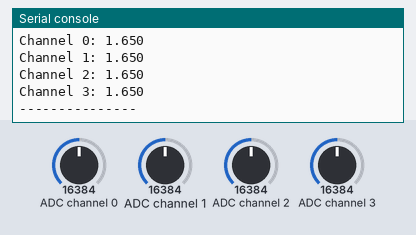
Bench run of a program on a simulated MicroPython board. Parts: the last lines printed to the serial console. Inputs (shaded band) come from the test bench; at power-on: ADC channel 0 = 16384, ADC channel 1 = 16384, ADC channel 2 = 16384, ADC channel 3 = 16384 (analog values on the 0–32767 scale). Library files of the repository ran but are not shown: ads1115.py.

Above: at 1.2 s.
1.3 s: ADC channel 0 set to 22936
2.8 s: ADC channel 1 set to 22936
4.3 s: ADC channel 2 set to 22936
At 5.6 s:
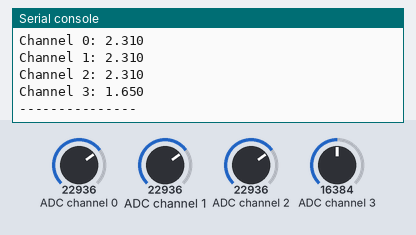
5.8 s: ADC channel 3 set to 22936
At 6.9 s:
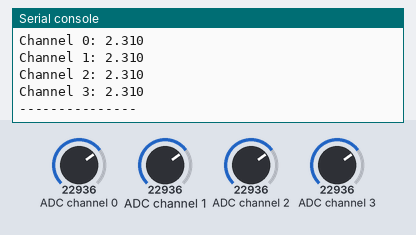
7.3 s: ADC channel 0 set to 31783
8.8 s: ADC channel 1 set to 31783
Timing chart, 0 to 11.3 s (numbered marks = the images above; inputs shaded):
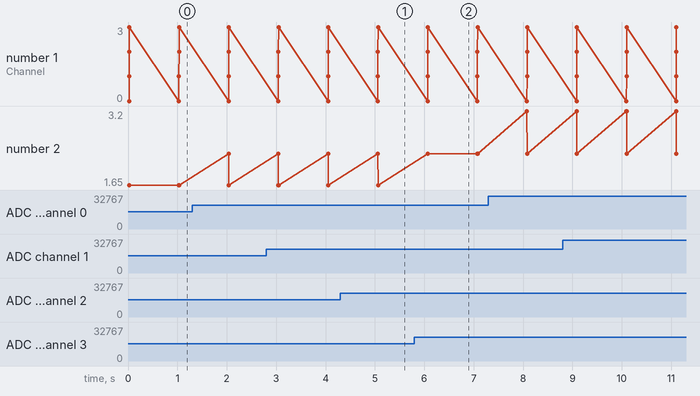

The program:

ads115_test.py
```python
#####################################################################################
# Example program for the ADS1115_mPy module
#
# This program shows how to use the ADS1115 in single shot mode.
#
# Further information can be found on (currently only for the Arduino version):
# https://wolles-elektronikkiste.de/ads1115 (German)
# https://wolles-elektronikkiste.de/en/ads1115-a-d-converter-with-amplifier (English)
#
#####################################################################################

from machine import I2C
from time import sleep
from ads1115 import *

ADS1115_ADDRESS = 0x48

i2c = I2C(0)
adc = ADS1115(ADS1115_ADDRESS, i2c=i2c)


#     Set the voltage range of the ADC to adjust the gain:
#     Please note that you must not apply more than VDD + 0.3V to the input pins!
#     ADS1115_RANGE_6144  ->  +/- 6144 mV
#     ADS1115_RANGE_4096  ->  +/- 4096 mV
#     ADS1115_RANGE_2048  ->  +/- 2048 mV (default)
#     ADS1115_RANGE_1024  ->  +/- 1024 mV
#     ADS1115_RANGE_0512  ->  +/- 512 mV
#     ADS1115_RANGE_0256  ->  +/- 256 mV
adc.setVoltageRange_mV(ADS1115_RANGE_4096)

#     Set the inputs to be compared:
#     ADS1115_COMP_0_1    ->  compares 0 with 1 (default)
#     ADS1115_COMP_0_3    ->  compares 0 with 3
#     ADS1115_COMP_1_3    ->  compares 1 with 3
#     ADS1115_COMP_2_3    ->  compares 2 with 3
#     ADS1115_COMP_0_GND  ->  compares 0 with GND
#     ADS1115_COMP_1_GND  ->  compares 1 with GND
#     ADS1115_COMP_2_GND  ->  compares 2 with GND
#     ADS1115_COMP_3_GND  ->  compares 3 with GND
adc.setCompareChannels(ADS1115_COMP_0_GND)

#     Set number of conversions after which the alert pin will assert
#     - or you can disable the alert:
#     ADS1115_ASSERT_AFTER_1  -> after 1 conversion
#     ADS1115_ASSERT_AFTER_2  -> after 2 conversions
#     ADS1115_ASSERT_AFTER_4  -> after 4 conversions
#     ADS1115_DISABLE_ALERT   -> disable comparator / alert pin (default)
# adc.setAlertPinMode(ADS1115_ASSERT_AFTER_1); //uncomment if you want to change the default

#     Set the conversion rate in SPS (samples per second)
#     Options should be self-explaining:
#     ADS1115_8_SPS
#     ADS1115_16_SPS
#     ADS1115_32_SPS
#     ADS1115_64_SPS
#     ADS1115_128_SPS (default)
#     ADS1115_250_SPS
#     ADS1115_475_SPS
#     ADS1115_860_SPS
# adc.setConvRate(ADS1115_128_SPS) # uncomment if you want to change the default

#     Set continuous or single shot mode:
#     ADS1115_CONTINUOUS  ->  continuous mode
#     ADS1115_SINGLE     ->  single shot mode (default)
adc.setMeasureMode(ADS1115_SINGLE)

#     Choose maximum limit or maximum and minimum alert limit (window) in volts - alert pin will
#     assert when measured values are beyond the maximum limit or outside the window
#     Upper limit first: setAlertLimit_V(MODE, maximum, minimum)
#     In max limit mode the minimum value is the limit where the alert pin assertion will be
#     be cleared (if not latched).
#     ADS1115_MAX_LIMIT
#     ADS1115_WINDOW
# adc.setAlertModeAndLimit_V(ADS1115_MAX_LIMIT, 3.0, 1.5)

#     Enable or disable latch. If latch is enabled the alert pin will assert until the
#     conversion register is read (getResult functions). If disabled the alert pin assertion
#     will be cleared with next value within limits.
#     ADS1115_LATCH_DISABLED (default)
#     ADS1115_LATCH_ENABLED
# adc.setAlertLatch(ADS1115_LATCH_ENABLED)

#     Sets the alert pin polarity if active:
#     ADS1115_ACT_LOW  ->  active low (default)
#     ADS1115_ACT_HIGH ->  active high
# adc.setAlertPol(ADS1115_ACT_LOW)

#     With this function the alert pin will assert, when a conversion is ready.
#     In order to deactivate, use the setAlertLimit_V function
# adc.setAlertPinToConversionReady()

def readChannel(channel):
    adc.setCompareChannels(channel)
    adc.startSingleMeasurement()
    while adc.isBusy():
        pass
    voltage = adc.getResult_V()
    return voltage

print("ADS1115 Example Sketch - Single Shot Mode")
print("Channel / Voltage [V]: ")
print(" ")

while True:
    voltage_0 = readChannel(ADS1115_COMP_0_GND)
    print("Channel 0: {:<4.3f}".format(voltage_0))
    #print("{:<4.3f}".format(voltage_0))

    voltage_1 = readChannel(ADS1115_COMP_1_GND)
    print("Channel 1: {:<4.3f}".format(voltage_1))
    #print("{:<4.3f}".format(voltage_0),"{:<4.3f}".format(voltage_1))

    voltage_2 = readChannel(ADS1115_COMP_2_GND)
    print("Channel 2: {:<4.3f}".format(voltage_2))
    #print("{:<4.3f}".format(voltage_0),"{:<4.3f}".format(voltage_2))

    voltage_3 = readChannel(ADS1115_COMP_3_GND)
    print("Channel 3: {:<4.3f}".format(voltage_3))
    #print("{:<4.3f}".format(voltage_0),"{:<4.3f}".format(voltage_3))
    print("---------------")
    sleep(1)
```

Measured:
- after the input at 4.3 s, the serial console: prints a new line after 0.76 s (image 1)
- after the input at 5.8 s, the serial console: prints a new line after 0.27 s (image 2)
